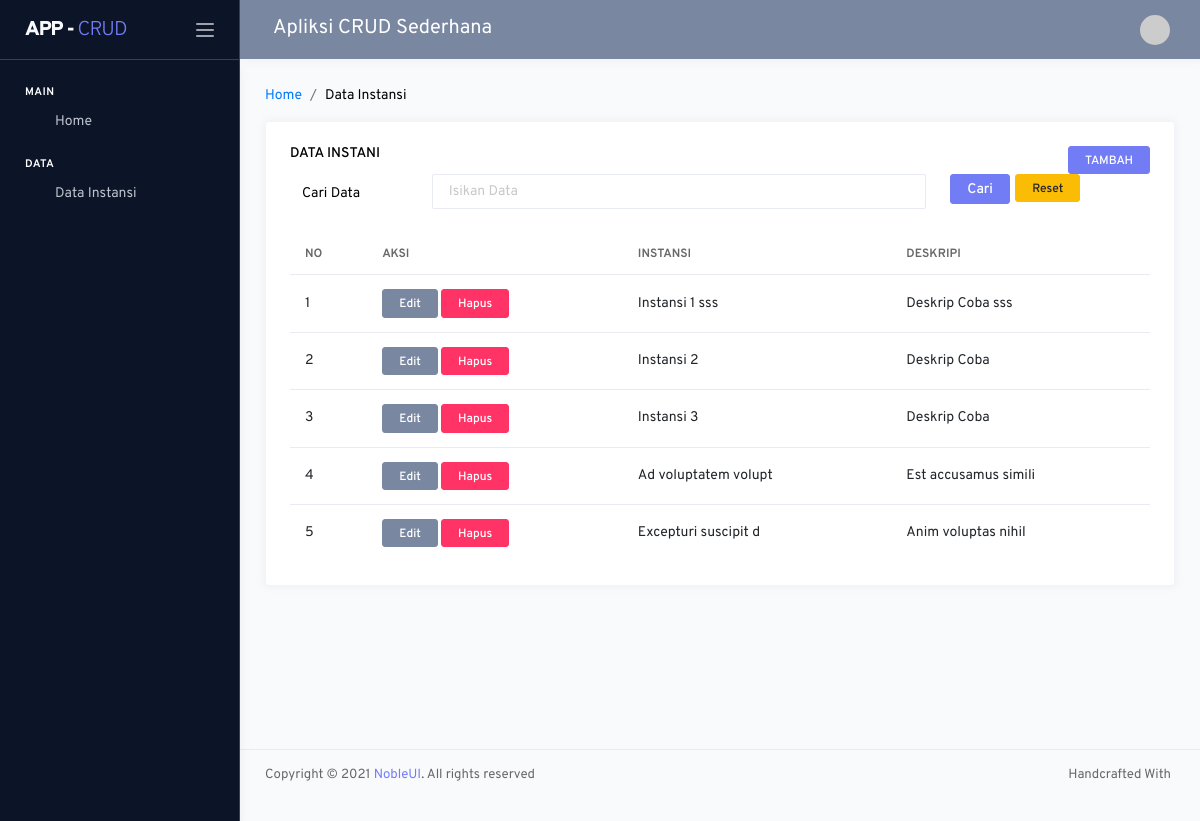
/admin/index.php?hal=instansi/data (signed in), run on the app's committed database.
### tables this page shows
CREATE TABLE `tb_instansi` (
  `idinstansi` int(11) NOT NULL,
  `instansi` varchar(50) DEFAULT NULL,
  `deskripsi` text DEFAULT NULL
);

### setting/crud.php (called while the page is built, shortened)
<?php
function _dataGetAll ($mysqli,$sql){
  $hasil=array();
  $result = $mysqli->query($sql);
  $num_results = $result->num_rows;
  if($num_results > 0){
    while ($data=mysqli_fetch_assoc($result)) {
      array_push($hasil,$data);
    }
  }
  return $hasil;
}
?>

### admin/modul/instansi/data.php (the view)
<nav class="page-breadcrumb">
	<ol class="breadcrumb">
		<li class="breadcrumb-item"><a href="?hal=dashboard">Home</a></li>
		<li class="breadcrumb-item" aria-current="page">Data Instansi</li>
	</ol>
</nav>
<div class="row">
	<div class="col-md-12 grid-margin stretch-card">
		<div class="card">
			<div class="card-body">
				<h6 class="card-title">Data Instani
					<?= _daftar("?hal=instansi/olah") ?>
				</h6>
				<form action="?hal=instansi/data" method="POST">
					<div class="form-group row">
						<label for="inputPassword" class="col-sm-2 col-form-label">Cari Data</label>
						<div class="col-sm-8">
							<input type="text" class="form-control" name="par" id="inputPassword" placeholder="Isikan Data" value="<?=(isset($_POST['par']) ? $_POST['par']:'')?>">
						</div>
						<div class="col-sm-1">
							<button type="submit" class="btn btn-primary mr-2" name="cari">Cari</button>
						</div>
						<div class="col-sm-1">
							<?= _reset("?hal=instansi/data") ?>
						</div>
					</div>
				</form>
				<div class="table-responsive">
					<table id="" class="table">
						<thead>
							<tr>
								<th>No</th>
								<th>Aksi</th>
								<th>Instansi</th>
								<th>Deskripi</th>
							</tr>
						</thead>
						<tbody>
							<?php
							$no = 0;
							if(!isset($_POST['cari'])){
								$sql = "SELECT * FROM tb_instansi";
							}else{
								$par=$_POST['par'];
								$sql = "SELECT * FROM tb_instansi where instansi like '%$par%' or deskripsi like'%$par%'";
							}
							foreach (_dataGetAll($mysqli, $sql) as $key => $value) :
								extract($value);
								?>
								<tr>
									<td><?= $no += 1 ?></td>
									<td>
										<?= _edit("?hal=instansi/olah&id=$idinstansi") ?>
										<?= _hapus("?hal=instansi/proses&hapus=$idinstansi") ?>
									</td>
									<td><?= $instansi ?></td>
									<td><?= $deskripsi ?></td>
								</tr>
							<?php endforeach; ?>
						</tbody>
					</table>
				</div>
			</div>
		</div>
	</div>
</div>

### admin/index.php (shortened to what this page needs)
 <?php
require_once '../setting/koneksi.php';
require_once '../setting/crud.php';
require_once '_partials/_link.php';
if(isset($_SESSION['admin'])){
  ?>
  <!DOCTYPE html>
  <html lang="en">
  <head>
    <?php require_once '_partials/_css.php' ?>
  </head>
  <body class="sidebar-dark">
    <div class="main-wrapper">
      <nav class="sidebar">
        <div class="sidebar-header">
          <a href="#" class="sidebar-brand" style="font-size: 20px;">
            APP -<span> CRUD</span>
          </a>
          <div class="sidebar-toggler not-active">
            <span></span>
            <span></span>
            <span></span>
          </div>
        </div>
        <div class="sidebar-body">
          <?php require_once '_partials/_menu.php' ?>
        </div>
      </nav>
      <div class="page-wrapper">
        <?php require_once '_partials/_header.php'; ?>
        <div class="page-content">
          <?php
          $hal = @$_GET['hal'];
          $modul = "modul/";
          $default = "404.php";
          if(!$hal){
            require_once "$default";
          }else{
            switch($hal){
              case $hal:
              if(is_file($modul.$hal.".php"))
                require_once $modul.$hal.".php";
              else
                require_once $default;
              break;
            }
          }
          ?>
        </div>
        <footer class="footer d-flex flex-column flex-md-row align-items-center justify-content-between">
         <?php require_once '_partials/_footer.php'; ?>
       </footer>
     </div>
   </div>
 </body>
 </html>
<?php
}else{
  echo "<script>window.location='../index.php';</script>";
}
?>

### admin/_partials/_css.php (shortened to what this page needs)
<link rel="stylesheet" href="../assets/vendors/core/core.css">
<link rel="stylesheet" href="../assets/fonts/feather-font/css/iconfont.css">
<link rel="stylesheet" href="../assets/vendors/flag-icon-css/css/flag-icon.min.css">
<link rel="stylesheet" href="../assets/css/demo_1/style.css">
<link rel="stylesheet" href="../assets/vendors/datatables.net-bs4/dataTables.bootstrap4.css">
<link rel="stylesheet" href="../assets/vendors/sweetalert2/sweetalert2.min.css">

### admin/_partials/_menu.php (shortened to what this page needs)
<ul class="nav">
  <li class="nav-item nav-category">Main</li>
  <li class="nav-item">
    <a href="?hal=dashboard" class="nav-link">
      <i class="link-icon" data-feather="box"></i>
      <span class="link-title">Home</span>
    </a>
  </li>
  <li class="nav-item nav-category">Data</li>
  <li class="nav-item">
    <a class="nav-link" data-toggle="collapse" href="#admin" role="button" aria-expanded="false" aria-controls="admin">
      <i class="link-icon" data-feather="users"></i>
      <span class="link-title">Data Instansi</span>
      <i class="link-arrow" data-feather="chevron-down"></i>
    </a>
  </li>
</ul>

### admin/_partials/_header.php (shortened to what this page needs)
<nav class="navbar  navbar-dark bg-secondary">
  <div class="navbar-content">
    <a class="navbar-brand m-2" href="#"><?=judul?></a>
    <ul class="navbar-nav">
      <li class="nav-item dropdown nav-profile">
        <a class="nav-link dropdown-toggle" href="#" id="profileDropdown" role="button" data-toggle="dropdown" aria-haspopup="true" aria-expanded="false">
          <img src="https://via.placeholder.com/30x30" alt="userr">
        </a>
      </li>
    </ul>
  </div>
</nav>

### admin/_partials/_link.php (shortened to what this page needs)
<?php
function _edit($link){
	echo "<a href='$link' class='btn btn-secondary btn-sm'>Edit</a>";
}
function _daftar($link){
	echo "<a href='$link' class='btn btn-primary btn-sm float-right ml-30'>Tambah</a>";
}
function _hapus($link){ ?>
	<a class="btn btn-danger btn-sm" href="<?=$link?>" onclick="return confirm('Apakah anda yakin akan menghapus data ini?')">Hapus</a>
<?php }
function _reset($link){ ?>
	<a class="btn btn-warning btn-sm" href="<?=$link?>">Reset</a>
<?php }
?>

### admin/_partials/_footer.php
<p class="text-muted text-center text-md-left">Copyright © 2021 <a href="https://www.nobleui.com" target="_blank">NobleUI</a>. All rights reserved</p>
<p class="text-muted text-center text-md-left mb-0 d-none d-md-block">Handcrafted With <i class="mb-1 text-primary ml-1 icon-small" data-feather="heart"></i></p>

### admin/_partials/_css.php (style rules this page uses)
.form-group { margin-top: -20px!important; }

### data on the page
tb_instansi: no "1", instansi "Instansi 1 sss", deskripsi "Deskrip Coba sss"
tb_instansi: no "2", instansi "Instansi 2", deskripsi "Deskrip Coba"
tb_instansi: no "3", instansi "Instansi 3", deskripsi "Deskrip Coba"
tb_instansi: no "4", instansi "Ad voluptatem volupt", deskripsi "Est accusamus simili"
tb_instansi: no "5", instansi "Excepturi suscipit d", deskripsi "Anim voluptas nihil"

### other printed values
judul "Apliksi CRUD Sederhana"
